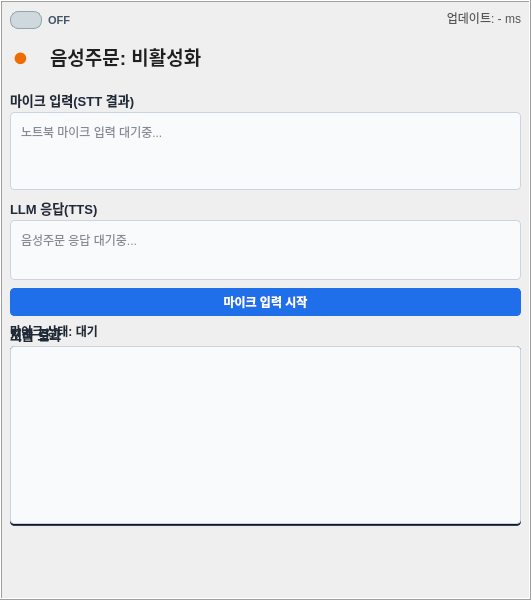
   <widget class="QFrame" name="voice_order_panel">
   <property name="geometry">
    <rect>
      <x>12</x>
      <y>12</y>
      <width>531</width>
      <height>600</height>
    </rect>
   </property>
    <property name="styleSheet">
     <string notr="true">QFrame#voice_order_panel { background: #ffffff; border: 1px solid #000000; border-radius: 6px; }</string>
    </property>
    <property name="frameShape">
     <enum>QFrame::Box</enum>
    </property>
    <property name="frameShadow">
     <enum>QFrame::Raised</enum>
    </property>
    <widget class="QCheckBox" name="voice_order_connection_toggle">
     <property name="geometry">
      <rect>
       <x>10</x>
       <y>10</y>
       <width>71</width>
       <height>20</height>
      </rect>
     </property>
     <property name="styleSheet">
      <string notr="true">QCheckBox { font-size: 8pt; font-weight: 700; color: #425466; }QCheckBox::indicator { width: 30px; height: 16px; border-radius: 8px; border: 1px solid #90a4ae; background: #cfd8dc; }QCheckBox::indicator:checked { background: #66bb6a; border: 1px solid #388e3c; }QCheckBox::indicator:unchecked { background: #cfd8dc; border: 1px solid #90a4ae; }</string>
     </property>
     <property name="text">
      <string>OFF</string>
     </property>
    </widget>
    <widget class="QLabel" name="voice_order_cycle_label">
     <property name="geometry">
      <rect>
       <x>353</x>
       <y>10</y>
       <width>168</width>
       <height>16</height>
      </rect>
     </property>
     <property name="styleSheet">
      <string notr="true">font-size: 9pt; color: #555555;</string>
     </property>
     <property name="text">
      <string>업데이트: - ms</string>
     </property>
     <property name="alignment">
      <set>Qt::AlignRight|Qt::AlignTrailing|Qt::AlignVCenter</set>
     </property>
    </widget>
    <widget class="QLabel" name="voice_order_connection_dot">
     <property name="geometry">
      <rect>
       <x>0</x>
       <y>36</y>
       <width>41</width>
       <height>41</height>
      </rect>
     </property>
     <property name="styleSheet">
      <string notr="true">font-size: 20pt; color: #EF6C00;</string>
     </property>
     <property name="text">
      <string>●</string>
     </property>
     <property name="alignment">
      <set>Qt::AlignCenter</set>
     </property>
    </widget>
    <widget class="QLabel" name="voice_order_connection_label">
     <property name="geometry">
      <rect>
       <x>50</x>
       <y>26</y>
       <width>351</width>
       <height>61</height>
      </rect>
     </property>
     <property name="styleSheet">
      <string notr="true">font-size: 14pt; font-weight: 700; color: #202020;</string>
     </property>
     <property name="text">
      <string>음성주문: 비활성화</string>
     </property>
     <property name="alignment">
      <set>Qt::AlignLeading|Qt::AlignLeft|Qt::AlignVCenter</set>
     </property>
    </widget>
    <widget class="QLabel" name="voice_order_input_label">
     <property name="geometry">
      <rect>
       <x>10</x>
       <y>90</y>
       <width>511</width>
       <height>20</height>
      </rect>
     </property>
     <property name="styleSheet">
      <string notr="true">font-size: 10pt; font-weight: 600; color: #1f2937;</string>
     </property>
     <property name="text">
      <string>마이크 입력(STT 결과)</string>
     </property>
    </widget>
    <widget class="QPlainTextEdit" name="voice_order_input_edit">
     <property name="geometry">
      <rect>
       <x>10</x>
       <y>112</y>
       <width>511</width>
       <height>78</height>
      </rect>
     </property>
     <property name="styleSheet">
      <string notr="true">QPlainTextEdit { background: #f8fafc; color: #0f172a; border: 1px solid #cbd5e1; border-radius: 4px; padding: 6px; }</string>
     </property>
     <property name="placeholderText">
      <string>노트북 마이크 입력 대기중...</string>
     </property>
    </widget>
    <widget class="QLabel" name="voice_order_llm_label">
     <property name="geometry">
      <rect>
       <x>10</x>
       <y>198</y>
       <width>511</width>
       <height>20</height>
      </rect>
     </property>
     <property name="styleSheet">
      <string notr="true">font-size: 10pt; font-weight: 600; color: #1f2937;</string>
     </property>
     <property name="text">
      <string>LLM 응답(TTS)</string>
     </property>
    </widget>
    <widget class="QPlainTextEdit" name="voice_order_llm_edit">
     <property name="geometry">
      <rect>
       <x>10</x>
       <y>220</y>
       <width>511</width>
       <height>60</height>
      </rect>
     </property>
     <property name="styleSheet">
      <string notr="true">QPlainTextEdit { background: #f8fafc; color: #0f172a; border: 1px solid #cbd5e1; border-radius: 4px; padding: 6px; }</string>
     </property>
     <property name="placeholderText">
      <string>음성주문 응답 대기중...</string>
     </property>
    </widget>
    <widget class="QPushButton" name="voice_order_mic_button">
     <property name="geometry">
      <rect>
       <x>10</x>
       <y>288</y>
       <width>511</width>
       <height>28</height>
      </rect>
     </property>
     <property name="styleSheet">
      <string notr="true">QPushButton { background: #1f6feb; color: #ffffff; border: 1px solid #1f6feb; border-radius: 4px; font-weight: 700; }QPushButton:hover { background: #1660ce; }QPushButton:disabled { background: #94a3b8; border-color: #94a3b8; color: #f8fafc; }</string>
     </property>
     <property name="text">
      <string>마이크 입력 시작</string>
     </property>
    </widget>
    <widget class="QLabel" name="voice_order_mic_state_label">
     <property name="geometry">
      <rect>
       <x>10</x>
       <y>322</y>
       <width>511</width>
       <height>18</height>
      </rect>
     </property>
     <property name="styleSheet">
      <string notr="true">font-size: 9.2pt; font-weight: 700; color: #1f2937;</string>
     </property>
     <property name="text">
      <string>마이크 상태: 대기</string>
     </property>
     <property name="alignment">
      <set>Qt::AlignLeading|Qt::AlignLeft|Qt::AlignVCenter</set>
     </property>
    </widget>
    <widget class="QLabel" name="voice_order_log_label">
     <property name="geometry">
      <rect>
       <x>10</x>
       <y>324</y>
       <width>511</width>
       <height>20</height>
      </rect>
     </property>
     <property name="visible">
      <bool>false</bool>
     </property>
     <property name="styleSheet">
      <string notr="true">font-size: 10pt; font-weight: 600; color: #1f2937;</string>
     </property>
     <property name="text">
      <string>처리 로그</string>
     </property>
    </widget>
    <widget class="QPlainTextEdit" name="voice_order_log_view">
     <property name="geometry">
      <rect>
       <x>10</x>
       <y>346</y>
       <width>511</width>
       <height>180</height>
      </rect>
     </property>
     <property name="visible">
      <bool>false</bool>
     </property>
     <property name="styleSheet">
      <string notr="true">QPlainTextEdit { background: #0f172a; color: #dbeafe; border: 1px solid #334155; border-radius: 4px; }</string>
     </property>
    </widget>
    <widget class="QLabel" name="voice_order_result_label">
     <property name="geometry">
      <rect>
       <x>10</x>
       <y>324</y>
       <width>511</width>
       <height>20</height>
      </rect>
     </property>
     <property name="styleSheet">
      <string notr="true">font-size: 10pt; font-weight: 600; color: #1f2937;</string>
     </property>
     <property name="text">
      <string>도출 결과</string>
     </property>
    </widget>
    <widget class="QPlainTextEdit" name="voice_order_recipe_view">
     <property name="geometry">
      <rect>
       <x>10</x>
       <y>346</y>
       <width>511</width>
       <height>178</height>
      </rect>
     </property>
     <property name="styleSheet">
      <string notr="true">QPlainTextEdit { background: #f8fafc; color: #0f172a; border: 1px solid #cbd5e1; border-radius: 4px; }</string>
     </property>
    </widget>
   </widget>
